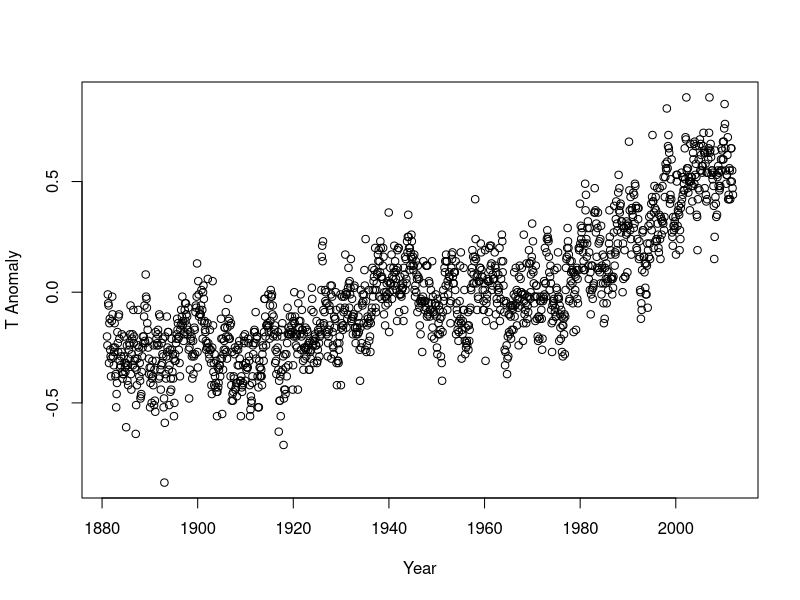
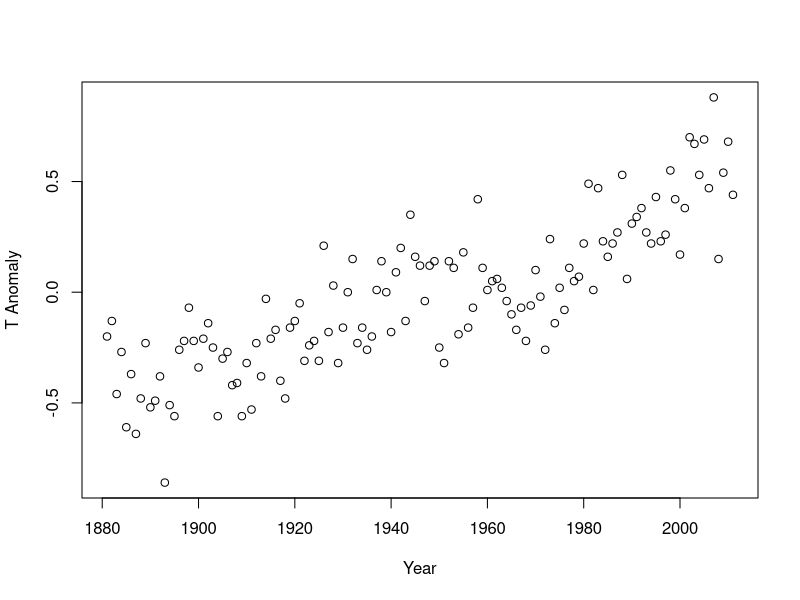
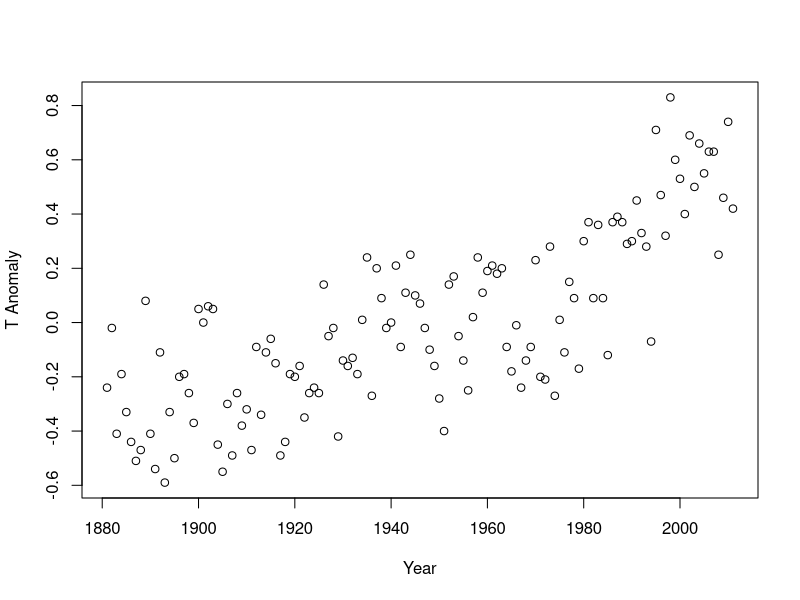
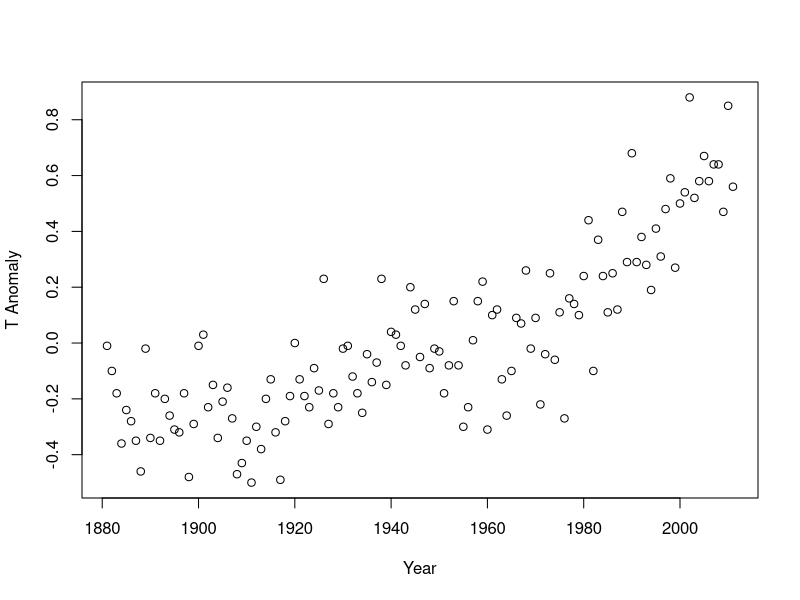
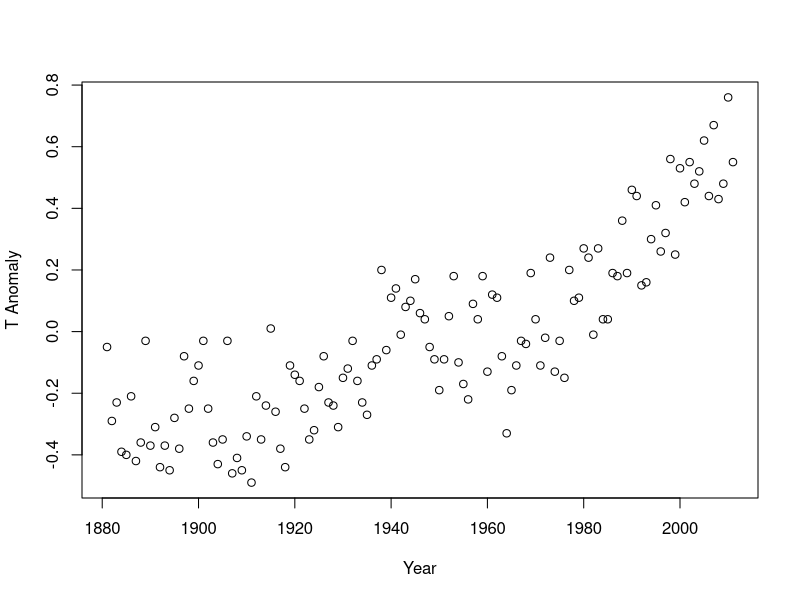
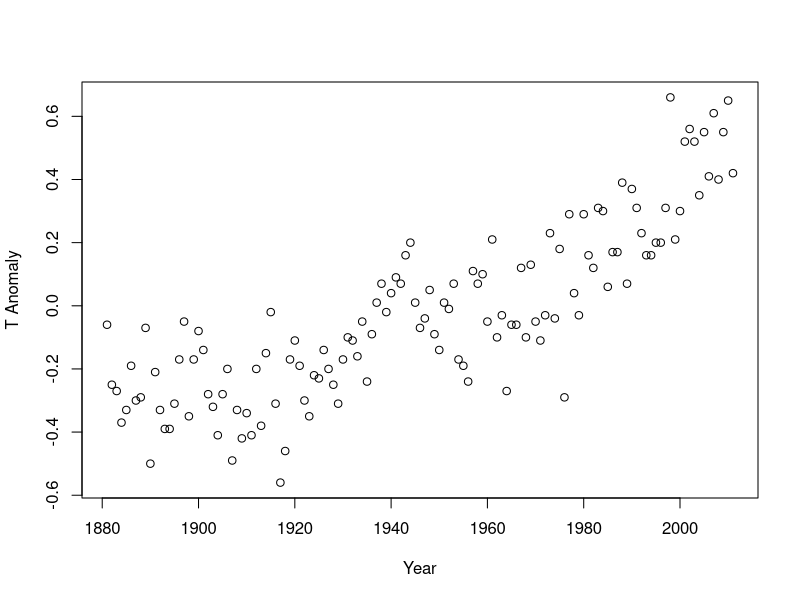
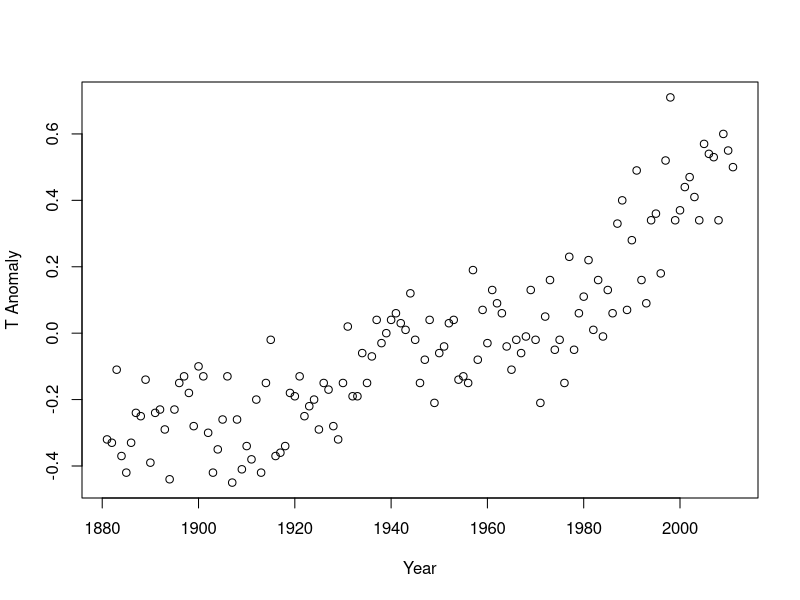
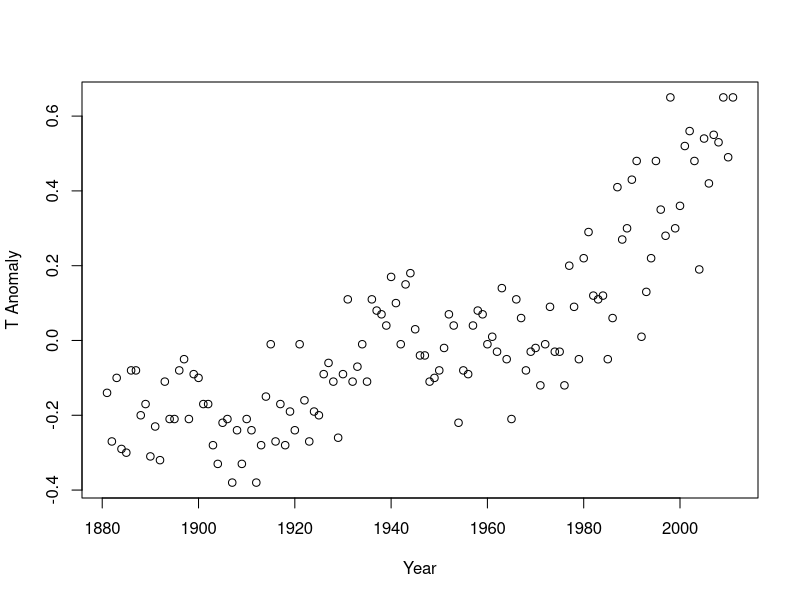

The R source for these figures, in order:
## ---- chunk 1
knitr::opts_chunk$set(echo = TRUE)
library(png)
library(grid)
set.seed(42)
## ---- chunk 2
for (i in 1:12) {
  print(i)
}
## ---- chunk 3
giss = read.csv("./data/giss_temp.csv")
## ---- chunk 4
plot(giss$DecDate, giss$TempAnom,
     xlab="Year", ylab="T Anomaly")
## ---- chunk 5
for (i in 1:12) {
  monthID = which(giss$Month == i)
  plot(giss$Year[monthID], giss$TempAnom[monthID],
     xlab="Year", ylab="T Anomaly")
}
## ---- chunk 6
month.abb
## ---- chunk 7
giss = read.csv("./data/giss_temp.csv")

allyears = unique(giss$Year)
nyears = length(allyears)

ann_temp = mycols = rep(NA, nyears)

for (i in 1:nyears) {
  ann_temp[i] = mean(giss$TempAnom[giss$Year == allyears[i]])
  if (ann_temp[i] > 0) {
    mycols[i] = "red"
  } else {
    mycols[i] = "blue"
  }
}
plot(allyears, ann_temp, type = 'h', 
     col = mycols, lwd = 3,
     xlab= "Year", ylab = "T anomaly")
## ---- chunk 8
giss = read.csv("./data/giss_temp.csv")
allyears = unique(giss$Year)
ann_temp = tapply(giss$TempAnom, giss$Year, mean)
mycols = ifelse(ann_temp > 0, "orange", "purple")
plot(allyears, ann_temp, type = 'h', 
     col = mycols, lwd = 3,
     xlab= "Year", ylab = "T anomaly")
